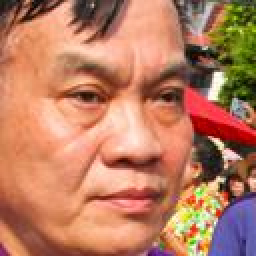
#> input picture black_10.jpg, 128 x 128 px (shown 2 times larger)
$ python test.py
#> lines starting #> are read from the running program, lines starting #| are printed output that depends on the picture
# -*- coding=utf-8 -*-
import glob
import time
import cv2
from PIL import Image
from matplotlib import pyplot as plt

from skimage.feature import hog
import numpy as np
import os
import joblib
from sklearn.svm import LinearSVC
import shutil
# from matplotlib import pyplot

#第一个是你的类别   第二个是类别对应的名称   输出结果的时候方便查看
label_map = {1:'白',
             2:'黑',
             3:'红',
             4:'黄',
             5: '青',
             6: '正常'}
#训练集图片的位置
train_image_path = 'wp_train\\'
#测试集图片的位置
test_image_path = 'wp_test\\'

#训练集标签的位置
train_label_path = 'w_train.txt'
#测试集标签的位置
test_label_path = 'w_test.txt'

size = 128

train_feat_path = 'w_train\\'
test_feat_path = 'w_test\\'
model_path = 'w_model\\'#修改为绝对路径


#获得图片列表
def get_image_list(filePath,nameList):
    img_list = []
    for name in nameList:
        temp = Image.open(filePath+name)
        img_list.append(temp.copy())
        temp.close()
    return img_list

#提取特征并保存
def get_feat(filePath,name,savePath):
#> called with filePath = 'wp_test\\', name = 'black_10.jpg', savePath = 'w_test\\'
    print("调用提取hog特征函数")
#注意，必须要将图片变为128大小的
    try:
        # 如果是灰度图片  把3改为-1
        image = Image.open(name)
#> image is the input picture: PIL image 128x128 RGB; mean R, G, B 186.6, 125.1, 97.1
        image = np.reshape(image, (size, size, 3))


    except:
        print( "出错")

    gray = rgb2gray(image) / 255.0
    plt.figure()  # 用plt打开图片
    plt.imshow(gray)
    plt.show()
    print("将彩色图像转化为灰度图像，灰度化处理功能")
    # 提取HOg特征梯度方向的个数选12，每个cell的像素点个数为8*8，每个block的个数为4*4

    fd = hog(gray, orientations=12, pixels_per_cell=[8, 8], cells_per_block=[4, 4], visualize=False,
             transform_sqrt=True)
    fd = np.concatenate((fd, ["whatever"]))
    fd_name = name + '.feat'
    fd_path = os.path.join(savePath, fd_name)
    joblib.dump(fd, fd_path)
    print("调用提取hog特征函数over")

#变成灰度图片
def rgb2gray(im):
    gray = im[:, :, 0]*0.2989+im[:, :, 1]*0.5870+im[:, :, 2]*0.1140
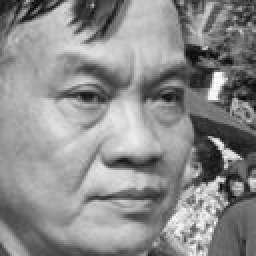
#> gray: shape (128, 128) float64 (shown 2 times larger); min 5.66, max 253.2, mean 140.3
    return gray

#获得图片名称与对应的类别
def get_name_label(file_path):
    name_list = []
    label_list = []
    with open(file_path) as f:
        for line in f.readlines():#按行读取readlines方法是读取整个文件所有行，保存在一个列表变量中，每行作为一个元素，比较占内存
            name_list.append(line.split(' ')[0])
            label_list.append(line.split(' ')[1])
    return name_list, label_list


#提取特征
def extra_feat():
    train_name, train_label = get_name_label(train_label_path)#获取train.txt中的数据
    test_name, test_label = get_name_label(test_label_path)
    print("打印train.txt中的图片名列表（train_name）")
    print(train_name)
    print("打印train.txt中的图片标签（train_label）")
    print(train_label)
    print("打印test.txt中的图片名列表（test_name）")
    print(test_name)
    print("打印test.txt中的图片标签（test_label）")
    print(test_label)
    train_image = get_image_list(train_image_path, train_name)
    print("打印获取训练集中的图片信息")
    print(train_image)
    test_image = get_image_list(test_image_path, test_name)
    # print("打印获取测试集中的图片信息")
    print(test_image)
    get_feat(train_image, train_name, train_label, train_feat_path, size)
    get_feat(test_image, test_name,  test_feat_path, size)


# 创建存放特征的文件夹
def mkdir():
    if not os.path.exists(train_feat_path):
        os.mkdir(train_feat_path)
    if not os.path.exists(test_feat_path):
        os.mkdir(test_feat_path)

#训练和测试
def train_and_test():
    t0 = time.time()
    clf_type = 'LIN_SVM'
    fds = []
    labels = []
    num = 0
    total = 0

    if clf_type == 'LIN_SVM':
        # [12 lines of commented-out code are left out]
        clf = joblib.load(model_path+'model')
        print(clf)
        # [4 lines of commented-out code are left out]
        result_list = []
        # resull_
        # print("利用训练好的模型进行预测")
        for feat_path in glob.glob(os.path.join(test_feat_path, '*.feat')):
            total += 1
            print("原路径" + feat_path)
            print(feat_path.split('\\')[0])
            image_name = feat_path.split('\\')[1].split('.feat')[0]#此处因测试集路径不同，将第一个下标改为了0
            print("路径"+image_name)
            data_test = joblib.load(feat_path)
            print(data_test)
            data_test_feat = data_test[:-1].reshape((1,-1)).astype(np.float64)
            result = clf.predict(data_test_feat)
            # result_list.append(image_name+' '+label_map[int(result[0])]+'\n')
            print("hahah"+result[0])
            result_list.append(label_map[int(result[0])] + '\n')
        # [6 lines of commented-out code are left out]
        print(result_list[-1])


if __name__ == '__main__':
    # shutil.rmtree(train_feat_path)
    # shutil.rmtree(test_feat_path)
    # shutil.rmtree(model_path)
    mkdir()  # 不存在文件夹就创建在当前项目目录下创建test train文件夹
    # print("1、获取特征并保存在文件夹")
    # extra_feat()  # 获取特征并保存在文件夹
    # print("2、训练并预测")
    get_feat(test_image_path, "black_10.jpg", test_feat_path)
#> (the run stopped early here; a loop or call above may not have finished)
